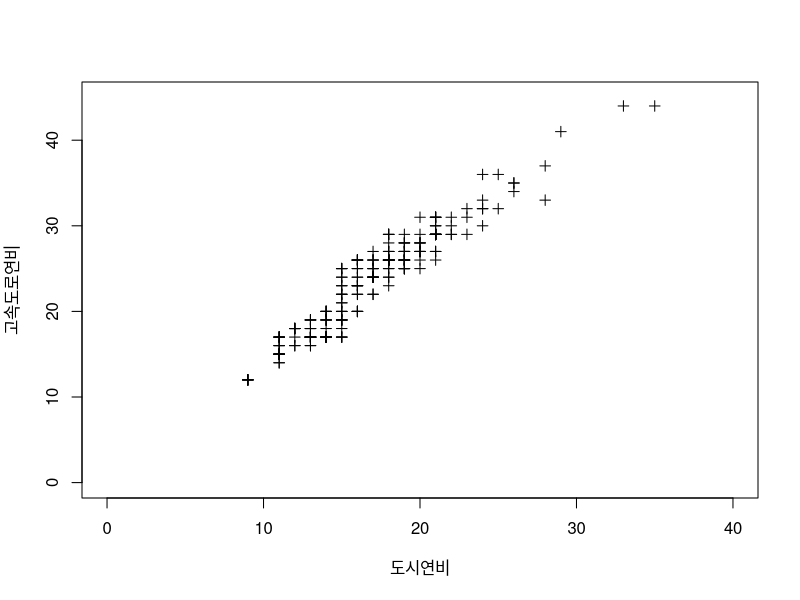

R code for this plot: (Note: this script raises an error after producing the figure.)
#문제1
mpg <- as.data.frame(ggplot2::mpg)
plot(mpg$cty, mpg$hwy, xlab="도시연비", ylab="고속도로연비",  xlim=c(0, 
                                                               40), ylim=c(0, 45),pch=c(3)) 
#문제2
mpg2<-mpg %>%select(drv) %>%group_by(drv) 
barplot(table(mpg2),col=c("red","green","blue"))

#문제3
install.packages("RColorBrewer")
library(RColorBrewer)
boxplot(hwy~manufacturer,ylim=c(5,40),data=mpg, xlab="" , ylab="고속도로연비",las = 2,col=heat.colors(15))
title(main="*제조사별 고속도로 그래프*",col.main="hotpink", font.main=4) 
coldens<-seq(from=10,to=40,by=5)
